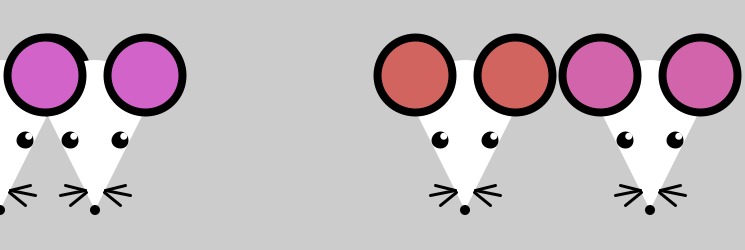
Frame 1 (no input)
Frame 60 (the mouse pressed at the canvas centre just before this capture): identical to frame 1, image omitted
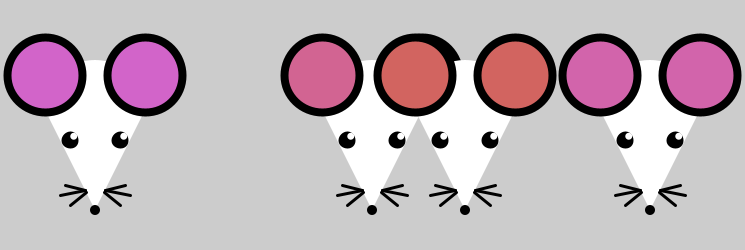
Frame 120 (the mouse held since frame 60 and released just before this capture)

The Processing sketch that drew these frames (run headless with seeded random() and noise(); from frame 60 on, the mouse is pressed at the canvas centre):

// Processing sketch: processing_139573
// ── processing_139573.pde

int blue = int(random(50, 200));

void setup(){
  size(745, 250);
  smooth();
  ellipseMode(RADIUS);
  
}

void draw(){
  background(204);

  
  mouse(pmouseX, 110, blue);
  mouse(95, 110, blue+55);
  mouse(465, 110, blue-50);
  mouse(650, 110, blue+25); 

}

void mouse(int x, int y, int b){
pushMatrix();
translate(x, y);
noStroke();
fill(255);
arc(0, 0, 50, 50, PI, TWO_PI);
triangle(-50, 0, 0, 100, 50, 0);//head
fill(0);
ellipse(0, 100, 5, 5);//nose
fill(210,100, b);
stroke(0);
strokeWeight(8);
ellipse(50, -35, 37.5, 37.5);//right ear
ellipse(-50, -35, 37.5, 37.5);//left ear
strokeWeight(2);
fill(0);
ellipse(-25, 30, 7.5, 7.5);//left eye
ellipse(25, 30, 7.5, 7.5);//right eye
stroke(0);
strokeWeight(3);
line(-35, 85, -10, 80);
line(-30, 75, -10, 80);
line(-25, 95, -9, 82);//left whiskers
line(35, 85, 10, 80);
line(30, 75, 10, 80);
line(25, 95, 9, 82);//right whiskers
noStroke();
fill(255);
ellipse(-21.25, 26.25, 3.5, 3.5);//left eye gleam
ellipse(28.75, 26.25, 3.5, 3.5);//right eye gleam
popMatrix();

}
